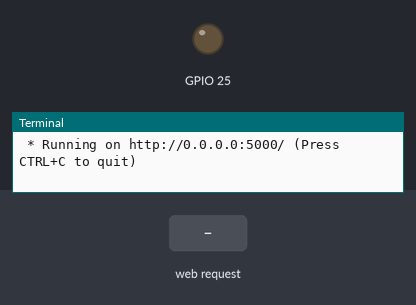
This program was run on a simulated Raspberry Pi (BCM pin numbers). On the bench: output pins drawn as LEDs (lit = HIGH), the last lines printed to the terminal. The test bench sets the inputs (shaded band). The clock reads 2024-03-15 10:24:30 at power-on unless the program sets it.

Above: at 1.2 s.
1.3 s: HTTP request for /on received
At 1.7 s:
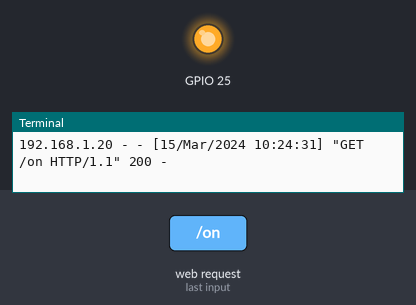
4.3 s: HTTP request for /off received
At 5.2 s:
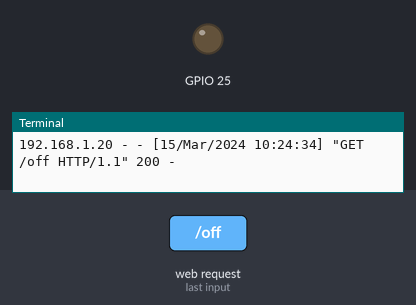
Timing chart, 0 to 7.3 s (numbered marks = the images above; inputs shaded):
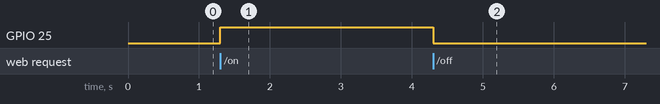

Measured:
- after the input at 1.3 s, GPIO 25: LOW → HIGH at once
- after the input at 4.3 s, GPIO 25: HIGH → LOW at once

The program:

server.py
```python
import RPi.GPIO as GPIO
from time import sleep
from flask import Flask

app= Flask(__name__)

#Use GPIO number instead of Pin number
GPIO.setmode(GPIO.BCM)
#Make GPIO 25 output
GPIO.setup(25, GPIO.OUT)

@app.route("/")
def home():
	#home() returns a homepage
	return "Hello, visit yoursite.com/on to turn on a light."

@app.route("/on")
def on():
	#on() will turn on a light and display a message
	GPIO.output(25, GPIO.HIGH)
	return "The light is on. (visit yoursite.com/off to turn off)"

@app.route("/off")
def off():
	#off() will turn off a light and display a message
	GPIO.output(25, GPIO.LOW)
	return "The light is off."

if __name__ == "__main__":
	try:
		# Run the app.
		app.run(host='0.0.0.0')
	except KeyboardInerrupt:
		# if the user kills the app, shutdown the pinout mode
		GPIO.cleanup()
```
